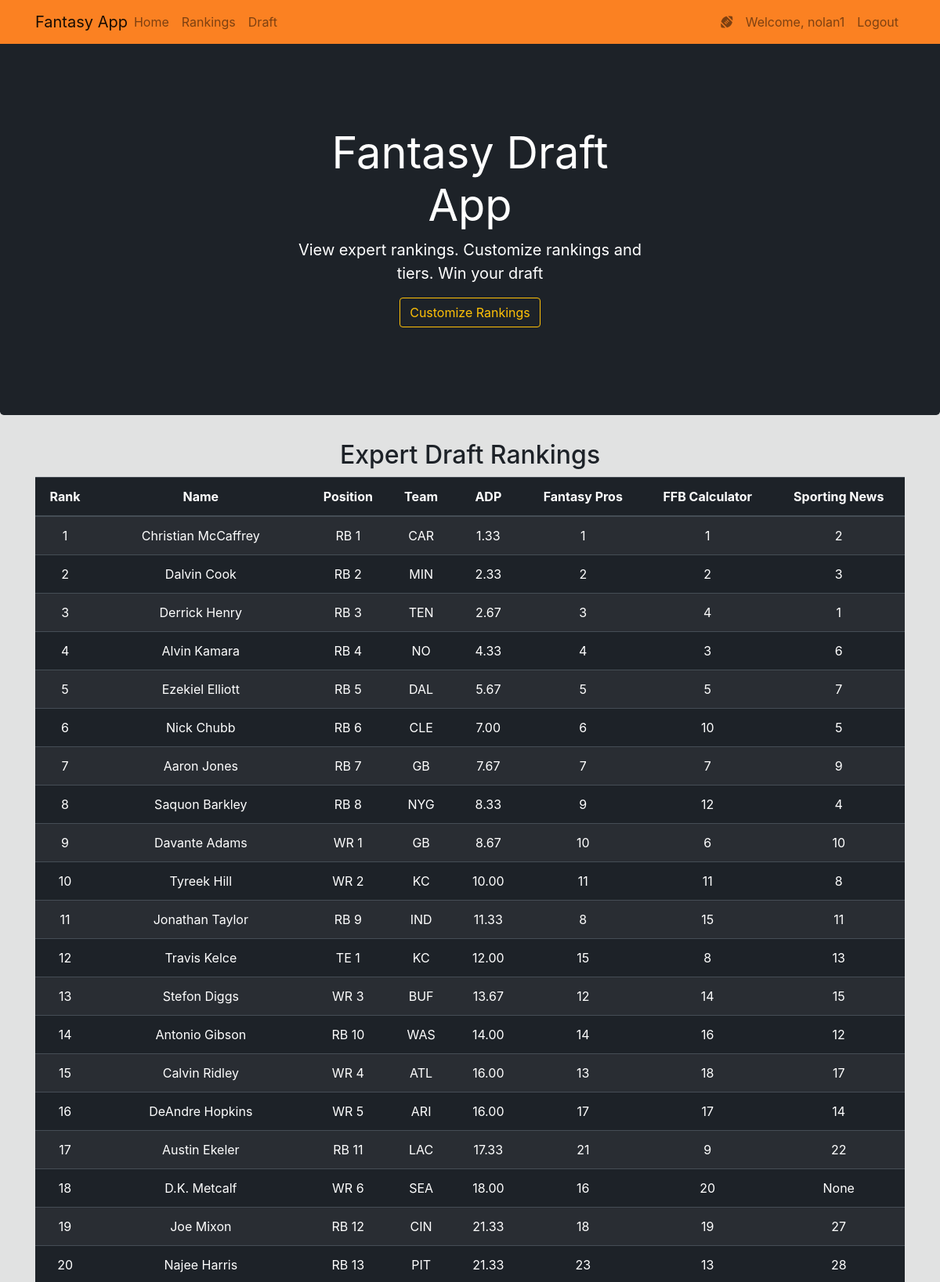
Screenshot of /home (signed in, upper part) with the database file from the repository.
### website/models.py (models this page shows, shortened)
class User(db.Model, UserMixin):
    id = db.Column(db.Integer(), primary_key=True)
    username = db.Column(db.String(length=30), nullable=False, unique=True)
    email_address = db.Column(db.String(length=50), nullable=False, unique=True)
    password_hash = db.Column(db.String(length=60), nullable=False)
    @property
    def password(self):
        return self.password

class Player(db.Model):
    id = db.Column(db.Integer(), primary_key=True)
    rank = db.Column(db.Integer())
    name = db.Column(db.String(length=40), nullable=False, unique=True)
    position = db.Column(db.String(length=3), nullable=False)
    team = db.Column(db.String(length=4))
    adp = db.Column(db.DECIMAL(3,2))
    fp_rank = db.Column(db.Integer())
    ffb_calc_rank = db.Column(db.Integer())
    sport_news_rank = db.Column(db.Integer())
    position_rank = db.Column(db.Integer())

### website/routes.py (the view)
@app.route('/')
@app.route('/home')
def home_page():
    players = Player.query.order_by('rank').all()
    return render_template('home.html', players=players)

### website/models.py (called while the page is built)
@login_manager.user_loader
def load_user(user_id):
    return User.query.get(int(user_id))

### website/templates/home.html (shortened to what this page needs)
{% extends 'base.html' %}
{% block content %}
  <div class="jumbotron text-center" style="color:white; background-color:#1D2228;">
      <div class="col-md-5 mx-auto my-5">
          <h1 class="display-4 font-weight-normal" style="color: white">Fantasy Draft App</h1>
          <p class="lead font-weight-normal">View expert rankings. Customize rankings and tiers. Win your draft</p>
          <a class="btn btn-outline-warning" href="{{ url_for('rankings_page') }}">Customize Rankings</a>
      </div>
  </div>
  <div class="container">
    <h2 class="text-center">Expert Draft Rankings</h2>
    <table class="table table-hover table-dark table-striped overflow-hidden" style="background-color: #1D2228; color:white">
      <thead>
          <tr>
              <th scope="col" class="text-center">Rank</th>
              <th scope="col" class="text-center">Name</th>
              <th scope="col" class="text-center">Position</th>
              <th scope="col" class="text-center">Team</th>
              <th scope="col" class="text-center">ADP</th>
              <th scope="col" class="text-center">Fantasy Pros</th>
              <th scope="col" class="text-center">FFB Calculator</th>
              <th scope="col" class="text-center">Sporting News</th>
          </tr>
      </thead>
      <tbody>
          {% for player in players %}
              <tr>
                  <td class="text-center">{{ player.rank }}</td>
                  <td class="text-center">{{ player.name }}</td>
                  <td class="text-center">{{ player.position }} {{ player.position_rank }}</td>
                  <td class="text-center">{{ player.team }}</td>
                  <td class="text-center">{{ player.adp }}</td>
                  <td class="text-center">{{ player.fp_rank }}</td>
                  <td class="text-center">{{ player.ffb_calc_rank }}</td>
                  <td class="text-center">{{ player.sport_news_rank }}</td>
              </tr>
          {% endfor %}
      </tbody>
    </table>
  </div>
{% endblock %}

### website/templates/base.html (shortened to what this page needs)
<!doctype html>
<html lang="en">
	<head>
		<link rel="stylesheet" href="https://cdn.jsdelivr.net/npm/bootstrap@4.5.3/dist/css/bootstrap.min.css">
	</head>
	<body style="background-color: #E1E2E2; color:  #1D2228; padding: 50px 0px 0px 0px; z-index: 0;">
		<nav id="navbar" class="mb-5 navbar navbar-expand-sm navbar-light fixed-top" style="background-color: #FB8122;">
			<div class="container">
				<a class="navbar-brand mr-auto" href="{{ url_for('home_page') }}">Fantasy App</a>
				<div class="collapse navbar-collapse" id="navbarNav">
					<ul class="navbar-nav mr-auto">
						<li class="nav-item">
							<a class="nav-link" href="{{ url_for('home_page') }}">Home <span class="sr-only">(current)</span></a>
						</li>
						<li class="nav-item">
							<a class="nav-link" href="{{ url_for('rankings_page') }}">Rankings</a>
						</li>
						<li class="nav-item">
							<a class="nav-link" href="{{ url_for('draft_page') }}">Draft</a>
						</li>
					</ul>
					{% if current_user.is_authenticated %}
					<ul class="navbar-nav">
						<li class="nav-item">
							<a class="nav-link">
								<i class="fas fa-football-ball"></i>
							</a>
						</li>
						<li class="nav-item">
							<a class="nav-link">Welcome, {{ current_user.username }}</a>
						</li>
						<li class="nav-item">
							<a class="nav-link" href="{{ url_for('logout_page') }}">Logout</a>
						</li>
					</ul>
				{% endif %}
			</div>
		</nav>
	{% block content %}
	{% endblock %}
</body>
</html>

### website/templates/base.html (style rules this page uses)
label, h1, h6 { color: #1D2228; }

### rows the page displays
User: username "nolan1"
Player: rank "1", name "Christian McCaffrey", position "RB", position_rank "1", team "CAR", adp "1.33", fp_rank "1", ffb_calc_rank "1", sport_news_rank "2"
Player: rank "2", name "Dalvin Cook", position "RB", position_rank "2", team "MIN", adp "2.33", fp_rank "2", ffb_calc_rank "2", sport_news_rank "3"
Player: rank "3", name "Derrick Henry", position "RB", position_rank "3", team "TEN", adp "2.67", fp_rank "3", ffb_calc_rank "4", sport_news_rank "1"
Player: rank "4", name "Alvin Kamara", position "RB", position_rank "4", team "NO", adp "4.33", fp_rank "4", ffb_calc_rank "3", sport_news_rank "6"
Player: rank "5", name "Ezekiel Elliott", position "RB", position_rank "5", team "DAL", adp "5.67", fp_rank "5", ffb_calc_rank "5", sport_news_rank "7"
Player: rank "6", name "Nick Chubb", position "RB", position_rank "6", team "CLE", adp "7.00", fp_rank "6", ffb_calc_rank "10", sport_news_rank "5"
Player: rank "7", name "Aaron Jones", position "RB", position_rank "7", team "GB", adp "7.67", fp_rank "7", ffb_calc_rank "7", sport_news_rank "9"
Player: rank "8", name "Saquon Barkley", position "RB", position_rank "8", team "NYG", adp "8.33", fp_rank "9", ffb_calc_rank "12", sport_news_rank "4"
Player: rank "9", name "Davante Adams", position "WR", position_rank "1", team "GB", adp "8.67", fp_rank "10", ffb_calc_rank "6", sport_news_rank "10"
Player: rank "10", name "Tyreek Hill", position "WR", position_rank "2", team "KC", adp "10.00", fp_rank "11", ffb_calc_rank "11", sport_news_rank "8"
Player: rank "11", name "Jonathan Taylor", position "RB", position_rank "9", team "IND", adp "11.33", fp_rank "8", ffb_calc_rank "15", sport_news_rank "11"
Player: rank "12", name "Travis Kelce", position "TE", position_rank "1", team "KC", adp "12.00", fp_rank "15", ffb_calc_rank "8", sport_news_rank "13"
Player: rank "13", name "Stefon Diggs", position "WR", position_rank "3", team "BUF", adp "13.67", fp_rank "12", ffb_calc_rank "14", sport_news_rank "15"
Player: rank "14", name "Antonio Gibson", position "RB", position_rank "10", team "WAS", adp "14.00", fp_rank "14", ffb_calc_rank "16", sport_news_rank "12"
Player: rank "15", name "Calvin Ridley", position "WR", position_rank "4", team "ATL", adp "16.00", fp_rank "13", ffb_calc_rank "18", sport_news_rank "17"
Player: rank "16", name "DeAndre Hopkins", position "WR", position_rank "5", team "ARI", adp "16.00", fp_rank "17", ffb_calc_rank "17", sport_news_rank "14"
Player: rank "17", name "Austin Ekeler", position "RB", position_rank "11", team "LAC", adp "17.33", fp_rank "21", ffb_calc_rank "9", sport_news_rank "22"
Player: rank "18", name "D.K. Metcalf", position "WR", position_rank "6", team "SEA", adp "18.00", fp_rank "16", ffb_calc_rank "20", sport_news_rank "None"
Player: rank "19", name "Joe Mixon", position "RB", position_rank "12", team "CIN", adp "21.33", fp_rank "18", ffb_calc_rank "19", sport_news_rank "27"
Player: rank "20", name "Najee Harris", position "RB", position_rank "13", team "PIT", adp "21.33", fp_rank "23", ffb_calc_rank "13", sport_news_rank "28"
